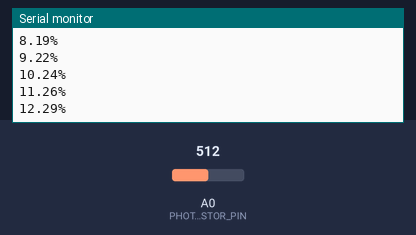
This sketch was run on a simulated Arduino Uno, built with avr-gcc and run on an emulated ATmega328P. Shown: the last lines printed to the serial monitor. Inputs (shaded band) come from the test bench; at power-on: A0 (PHOTORESISTOR_PIN) = 512.

Above: at 1.2 s.
1.3 s: A0 (PHOTORESISTOR_PIN) set to 716
At 1.31 s:
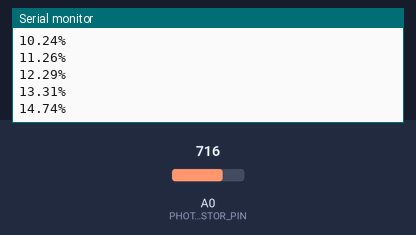
2.8 s: A0 (PHOTORESISTOR_PIN) set to 900
At 6.44 s:
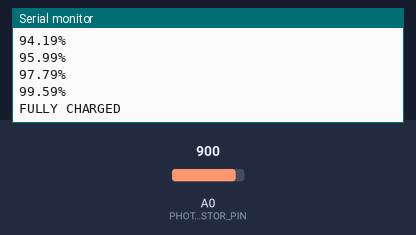
Timing chart, 0 to 7.9 s (numbered marks = the images above; inputs shaded):
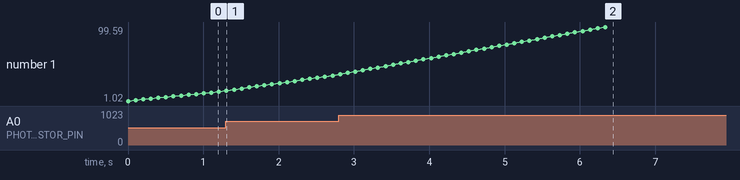

Measured:
- after the input at 1.3 s, the serial monitor: prints a new line at once (image 1)
- after the input at 2.8 s, the serial monitor: prints a new line at once (image 2)
- plotted number 1: 13.31 → 34.79 after the input at 1.3 s, 34.79 → 99.59 after the input at 2.8 s

The sketch:

Day_7_Storing_values.ino
```cpp
const byte PHOTORESISTOR_PIN = A0;  // Photoresistor analog pin
const unsigned int BATTERY_CAPACITY = 50000;  // Maximum battery capacity

void setup() {
  pinMode(PHOTORESISTOR_PIN, INPUT);  // Input current light level from photoresistor

  Serial.begin(9600);  // Initialize Serial Monitor to 9600 baud
}

unsigned int battery_level = 0;

void loop() {
  // put your main code here, to run repeatedly:
  if (battery_level < BATTERY_CAPACITY) {

    battery_level += analogRead(PHOTORESISTOR_PIN);  // read light level and add to battery level
    if (battery_level > BATTERY_CAPACITY) {          // If this would make charge over 100%...
      battery_level = BATTERY_CAPACITY;              // ...set current level to maximum capacity.
    }
  }

  printBatteryChargeLevel();  // Display current charge percentage on Serial Monitor

  delay(100);
}


void printBatteryChargeLevel() {
  if (battery_level < BATTERY_CAPACITY) {  // if not fully charged
    // Percentage of charge is current level divided by capacity, multiplied by 100 to get a percentage.
    Serial.print(((double)battery_level / (double)BATTERY_CAPACITY) * 100);  // display charge % to Serial Monitor
    Serial.println("%");
  } else {
    Serial.println("FULLY CHARGED");  // ...indicate fully charged on Serial Monitor
  }
}
```
